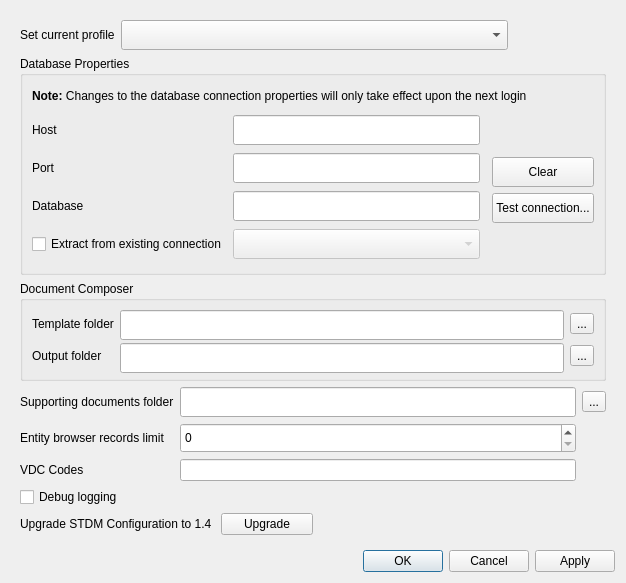
<?xml version="1.0" encoding="UTF-8"?>
<ui version="4.0">
 <class>DlgOptions</class>
 <widget class="QDialog" name="DlgOptions">
  <property name="geometry">
   <rect>
    <x>0</x>
    <y>0</y>
    <width>626</width>
    <height>583</height>
   </rect>
  </property>
  <property name="sizePolicy">
   <sizepolicy hsizetype="Expanding" vsizetype="Expanding">
    <horstretch>0</horstretch>
    <verstretch>0</verstretch>
   </sizepolicy>
  </property>
  <property name="windowTitle">
   <string>Options</string>
  </property>
  <layout class="QVBoxLayout" name="verticalLayout">
   <item>
    <layout class="QVBoxLayout" name="vlNotification"/>
   </item>
   <item>
    <widget class="QScrollArea" name="scrollArea">
     <property name="frameShape">
      <enum>QFrame::NoFrame</enum>
     </property>
     <property name="frameShadow">
      <enum>QFrame::Sunken</enum>
     </property>
     <property name="widgetResizable">
      <bool>true</bool>
     </property>
     <widget class="QWidget" name="scrollAreaWidgetContents">
      <property name="geometry">
       <rect>
        <x>0</x>
        <y>0</y>
        <width>608</width>
        <height>528</height>
       </rect>
      </property>
      <layout class="QGridLayout" name="gridLayout_5">
       <item row="6" column="0" colspan="5">
        <widget class="QGroupBox" name="groupBox_3">
         <property name="maximumSize">
          <size>
           <width>16777215</width>
           <height>100</height>
          </size>
         </property>
         <property name="title">
          <string>Document Composer</string>
         </property>
         <layout class="QGridLayout" name="gridLayout_4">
          <item row="0" column="2">
           <widget class="QToolButton" name="btn_template_folder">
            <property name="toolTip">
             <string>Choose templates directory</string>
            </property>
            <property name="text">
             <string>...</string>
            </property>
            <property name="icon">
             <iconset resource="../resources.qrc">
              <normaloff>:/plugins/stdm/images/icons/open_file.png</normaloff>:/plugins/stdm/images/icons/open_file.png</iconset>
            </property>
            <property name="iconSize">
             <size>
              <width>24</width>
              <height>24</height>
             </size>
            </property>
           </widget>
          </item>
          <item row="1" column="0">
           <widget class="QLabel" name="label_8">
            <property name="text">
             <string>Output folder</string>
            </property>
           </widget>
          </item>
          <item row="0" column="1">
           <widget class="QLineEdit" name="txt_template_dir">
            <property name="minimumSize">
             <size>
              <width>0</width>
              <height>30</height>
             </size>
            </property>
            <property name="maxLength">
             <number>500</number>
            </property>
            <property name="readOnly">
             <bool>true</bool>
            </property>
           </widget>
          </item>
          <item row="0" column="0">
           <widget class="QLabel" name="label_7">
            <property name="text">
             <string>Template folder</string>
            </property>
           </widget>
          </item>
          <item row="1" column="1">
           <widget class="QLineEdit" name="txt_output_dir">
            <property name="minimumSize">
             <size>
              <width>0</width>
              <height>30</height>
             </size>
            </property>
            <property name="maxLength">
             <number>500</number>
            </property>
            <property name="readOnly">
             <bool>true</bool>
            </property>
           </widget>
          </item>
          <item row="1" column="2">
           <widget class="QToolButton" name="btn_composer_out_folder">
            <property name="toolTip">
             <string>Choose output directory</string>
            </property>
            <property name="text">
             <string>...</string>
            </property>
            <property name="icon">
             <iconset resource="../resources.qrc">
              <normaloff>:/plugins/stdm/images/icons/open_file.png</normaloff>:/plugins/stdm/images/icons/open_file.png</iconset>
            </property>
            <property name="iconSize">
             <size>
              <width>24</width>
              <height>24</height>
             </size>
            </property>
           </widget>
          </item>
         </layout>
        </widget>
       </item>
       <item row="10" column="1">
        <widget class="QPushButton" name="upgradeButton">
         <property name="text">
          <string>Upgrade</string>
         </property>
        </widget>
       </item>
       <item row="10" column="0">
        <widget class="QLabel" name="label_9">
         <property name="text">
          <string>Upgrade STDM Configuration to 1.4 </string>
         </property>
        </widget>
       </item>
       <item row="9" column="0">
        <widget class="QCheckBox" name="chk_logging">
         <property name="text">
          <string>Debug logging</string>
         </property>
        </widget>
       </item>
       <item row="7" column="0" colspan="5">
        <layout class="QGridLayout" name="gridLayout_6">
         <item row="0" column="0">
          <widget class="QLabel" name="label_6">
           <property name="text">
            <string>Supporting documents folder</string>
           </property>
          </widget>
         </item>
         <item row="0" column="1">
          <widget class="QLineEdit" name="txtRepoLocation">
           <property name="minimumSize">
            <size>
             <width>0</width>
             <height>30</height>
            </size>
           </property>
           <property name="maxLength">
            <number>500</number>
           </property>
           <property name="readOnly">
            <bool>true</bool>
           </property>
          </widget>
         </item>
         <item row="0" column="2">
          <widget class="QToolButton" name="btn_supporting_docs">
           <property name="toolTip">
            <string>Choose supporting documents directory</string>
           </property>
           <property name="text">
            <string>...</string>
           </property>
           <property name="icon">
            <iconset resource="../resources.qrc">
             <normaloff>:/plugins/stdm/images/icons/open_file.png</normaloff>:/plugins/stdm/images/icons/open_file.png</iconset>
           </property>
           <property name="iconSize">
            <size>
             <width>24</width>
             <height>24</height>
            </size>
           </property>
          </widget>
         </item>
         <item row="1" column="0">
          <widget class="QLabel" name="label_10">
           <property name="text">
            <string>Entity browser records limit</string>
           </property>
          </widget>
         </item>
         <item row="1" column="1">
          <widget class="QSpinBox" name="edtEntityRecords">
           <property name="minimumSize">
            <size>
             <width>0</width>
             <height>30</height>
            </size>
           </property>
          </widget>
         </item>
         <item row="2" column="0">
          <widget class="QLabel" name="vdclabel">
           <property name="text">
            <string>VDC Codes</string>
           </property>
          </widget>
         </item>
         <item row="2" column="1">
          <widget class="QLineEdit" name="edtVdc"/>
         </item>
        </layout>
       </item>
       <item row="3" column="0" colspan="5">
        <widget class="QGroupBox" name="groupBox">
         <property name="title">
          <string>Database Properties</string>
         </property>
         <layout class="QGridLayout" name="gridLayout_3">
          <item row="0" column="0" colspan="3">
           <widget class="QLabel" name="label_5">
            <property name="text">
             <string>&lt;html&gt;&lt;head/&gt;&lt;body&gt;&lt;p&gt;&lt;span style=&quot; font-weight:600;&quot;&gt;Note:&lt;/span&gt; Changes to the database connection properties will only take effect upon the next login&lt;/p&gt;&lt;/body&gt;&lt;/html&gt;</string>
            </property>
            <property name="wordWrap">
             <bool>true</bool>
            </property>
           </widget>
          </item>
          <item row="1" column="0" rowspan="2" colspan="3">
           <widget class="QFrame" name="frame">
            <property name="frameShape">
             <enum>QFrame::NoFrame</enum>
            </property>
            <property name="frameShadow">
             <enum>QFrame::Raised</enum>
            </property>
            <layout class="QGridLayout" name="gridLayout_2">
             <property name="margin">
              <number>0</number>
             </property>
             <item row="0" column="0" rowspan="4">
              <layout class="QGridLayout" name="gridLayout">
               <property name="rightMargin">
                <number>6</number>
               </property>
               <item row="1" column="0">
                <widget class="QLabel" name="label_3">
                 <property name="text">
                  <string>Port</string>
                 </property>
                </widget>
               </item>
               <item row="0" column="1">
                <widget class="QLineEdit" name="txtHost">
                 <property name="minimumSize">
                  <size>
                   <width>0</width>
                   <height>30</height>
                  </size>
                 </property>
                 <property name="maxLength">
                  <number>200</number>
                 </property>
                </widget>
               </item>
               <item row="0" column="0">
                <widget class="QLabel" name="label_2">
                 <property name="minimumSize">
                  <size>
                   <width>70</width>
                   <height>0</height>
                  </size>
                 </property>
                 <property name="text">
                  <string>Host</string>
                 </property>
                </widget>
               </item>
               <item row="3" column="1">
                <widget class="QComboBox" name="cbo_pg_connections">
                 <property name="enabled">
                  <bool>false</bool>
                 </property>
                 <property name="minimumSize">
                  <size>
                   <width>0</width>
                   <height>30</height>
                  </size>
                 </property>
                </widget>
               </item>
               <item row="2" column="1">
                <widget class="QLineEdit" name="txtDatabase">
                 <property name="minimumSize">
                  <size>
                   <width>0</width>
                   <height>30</height>
                  </size>
                 </property>
                 <property name="maxLength">
                  <number>100</number>
                 </property>
                </widget>
               </item>
               <item row="3" column="0">
                <widget class="QCheckBox" name="chk_pg_connections">
                 <property name="text">
                  <string>Extract from existing connection</string>
                 </property>
                </widget>
               </item>
               <item row="2" column="0">
                <widget class="QLabel" name="label_4">
                 <property name="text">
                  <string>Database</string>
                 </property>
                </widget>
               </item>
               <item row="1" column="1">
                <widget class="QLineEdit" name="txtPort">
                 <property name="minimumSize">
                  <size>
                   <width>0</width>
                   <height>30</height>
                  </size>
                 </property>
                 <property name="maxLength">
                  <number>6</number>
                 </property>
                 <property name="echoMode">
                  <enum>QLineEdit::Normal</enum>
                 </property>
                </widget>
               </item>
              </layout>
             </item>
             <item row="0" column="1">
              <spacer name="verticalSpacer">
               <property name="orientation">
                <enum>Qt::Vertical</enum>
               </property>
               <property name="sizeHint" stdset="0">
                <size>
                 <width>20</width>
                 <height>38</height>
                </size>
               </property>
              </spacer>
             </item>
             <item row="1" column="1">
              <widget class="QPushButton" name="btn_db_conn_clear">
               <property name="minimumSize">
                <size>
                 <width>0</width>
                 <height>30</height>
                </size>
               </property>
               <property name="toolTip">
                <string>Clear database connection properties</string>
               </property>
               <property name="text">
                <string>Clear</string>
               </property>
              </widget>
             </item>
             <item row="2" column="1">
              <widget class="QPushButton" name="btn_test_db_connection">
               <property name="minimumSize">
                <size>
                 <width>0</width>
                 <height>30</height>
                </size>
               </property>
               <property name="toolTip">
                <string>Test database connection</string>
               </property>
               <property name="text">
                <string>Test connection...</string>
               </property>
              </widget>
             </item>
             <item row="3" column="1">
              <spacer name="verticalSpacer_2">
               <property name="orientation">
                <enum>Qt::Vertical</enum>
               </property>
               <property name="sizeHint" stdset="0">
                <size>
                 <width>20</width>
                 <height>40</height>
                </size>
               </property>
              </spacer>
             </item>
            </layout>
           </widget>
          </item>
         </layout>
        </widget>
       </item>
       <item row="0" column="0" colspan="4">
        <layout class="QGridLayout" name="gridLayout_7" rowstretch="0">
         <item row="0" column="0">
          <widget class="QLabel" name="label">
           <property name="text">
            <string>Set current profile</string>
           </property>
          </widget>
         </item>
         <item row="0" column="1">
          <widget class="QComboBox" name="cbo_profiles">
           <property name="sizePolicy">
            <sizepolicy hsizetype="Expanding" vsizetype="Fixed">
             <horstretch>0</horstretch>
             <verstretch>0</verstretch>
            </sizepolicy>
           </property>
           <property name="minimumSize">
            <size>
             <width>0</width>
             <height>30</height>
            </size>
           </property>
          </widget>
         </item>
        </layout>
       </item>
      </layout>
     </widget>
    </widget>
   </item>
   <item>
    <widget class="QDialogButtonBox" name="buttonBox">
     <property name="orientation">
      <enum>Qt::Horizontal</enum>
     </property>
     <property name="standardButtons">
      <set>QDialogButtonBox::Apply|QDialogButtonBox::Cancel|QDialogButtonBox::Ok</set>
     </property>
    </widget>
   </item>
  </layout>
 </widget>
 <resources>
  <include location="../resources.qrc"/>
 </resources>
 <connections>
  <connection>
   <sender>buttonBox</sender>
   <signal>rejected()</signal>
   <receiver>DlgOptions</receiver>
   <slot>reject()</slot>
   <hints>
    <hint type="sourcelabel">
     <x>316</x>
     <y>260</y>
    </hint>
    <hint type="destinationlabel">
     <x>286</x>
     <y>274</y>
    </hint>
   </hints>
  </connection>
 </connections>
</ui>
